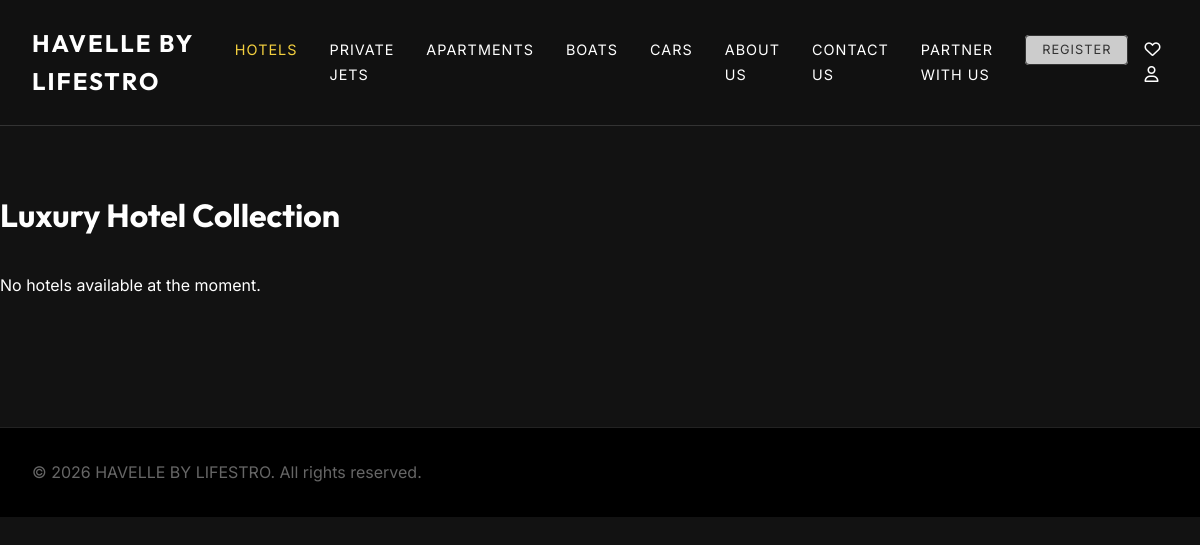
Page /hotels/ on the earlier database version.
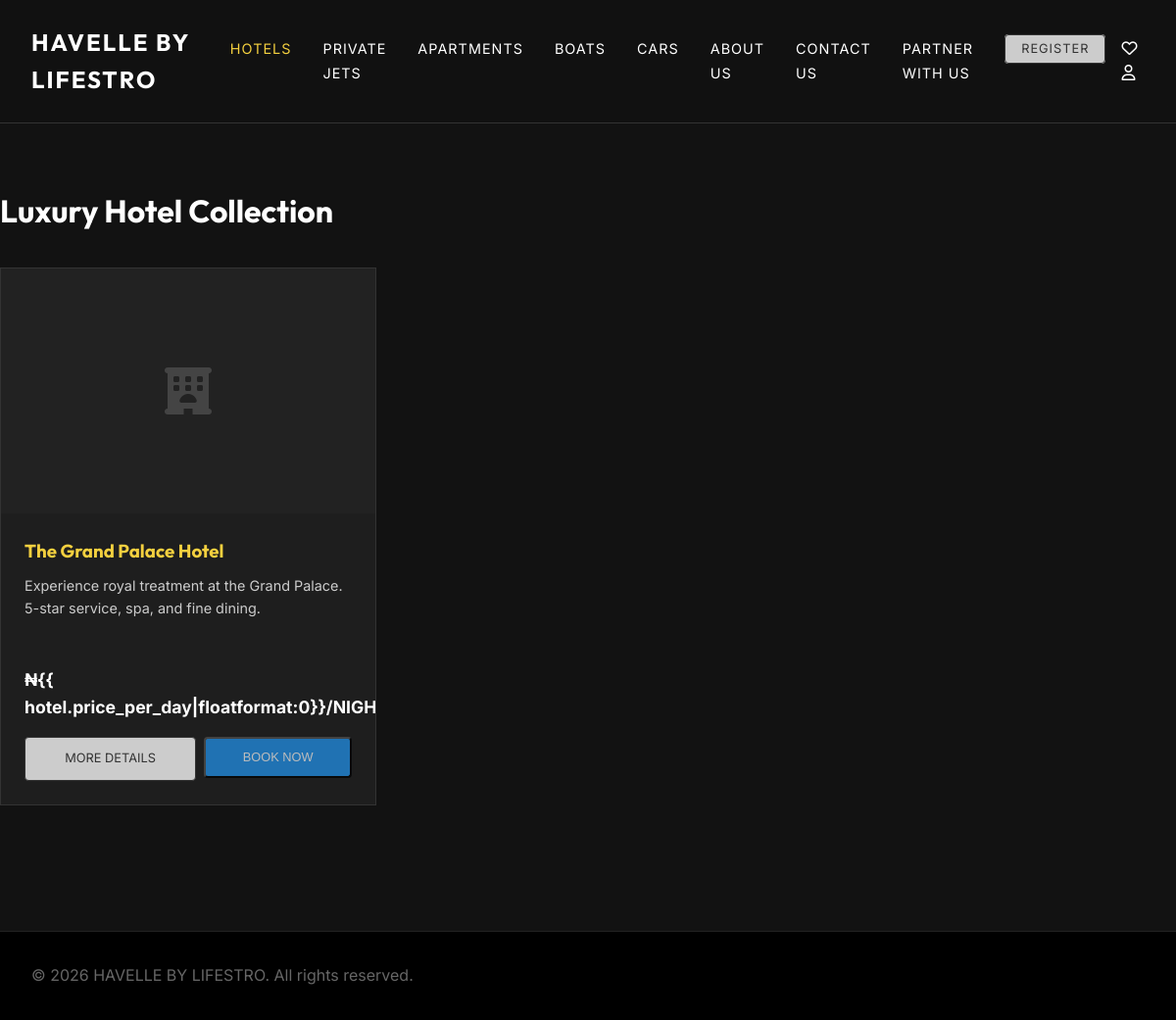
Same page on the later database version.
### landing/models.py (models this page shows, shortened)
class RentalItem(models.Model):
    category = models.ForeignKey(Category, on_delete=models.CASCADE, related_name='items')
    name = models.CharField(max_length=200)
    description = models.TextField()
    price_per_day = models.DecimalField(max_digits=10, decimal_places=2)
    rating = models.DecimalField(max_digits=3, decimal_places=1, default=5.0)
    image = models.ImageField(upload_to='rentals/')
    video_url = models.URLField(blank=True, null=True, help_text="Link to YouTube or Vimeo video")
    is_featured = models.BooleanField(default=False)

### landing/views.py (the view)
# urls.py: path('hotels/', views.hotel_list, name='hotel_list'),
def hotel_list(request):
    hotels = RentalItem.objects.filter(category__slug='hotels')
    return render(request, 'landing/hotel_list.html', {'hotels': hotels})

### landing/templates/landing/hotel_list.html (shortened to what the changed rows need)
{% load static %}
<!DOCTYPE html>
<html lang="en">
<head>
    <link rel="stylesheet" href="{% static 'landing/css/style.css' %}">
    <link rel="stylesheet" href="https://cdnjs.cloudflare.com/ajax/libs/font-awesome/6.0.0/css/all.min.css">
</head>
<body>
    <main class="container" style="padding: 4rem 0;">
        <h1 style="color: white; margin-bottom: 2rem;">Luxury Hotel Collection</h1>
        <div class="items-grid">
            {% for hotel in hotels %}
            <div class="item-card">
                {% if hotel.image %}
                <div class="item-img"
                    style="background-image: url('{{ hotel.image.url }}'); height: 250px; background-size: cover; background-position: center;">
                </div>
                {% else %}
                <div
                    style="height: 250px; background: #222; display: flex; align-items: center; justify-content: center; color: #444;">
                    <i class="fas fa-hotel fa-3x"></i>
                </div>
                {% endif %}
                <div class="item-details" style="padding: 1.5rem;">
                    <h3 style="color: var(--accent-gold); margin-bottom: 0.5rem;">{{ hotel.name }}</h3>
                    <p style="color: #ccc; font-size: 0.9rem; margin-bottom: 1.5rem;">
                        {{hotel.description|truncatewords:20 }}</p>
                </div>
                <div class="item-info"
                    style="padding: 0 1.5rem 1rem; display: flex; justify-content: space-between; align-items: center;">
                    <span class="price" style="color: white; font-weight: 700;">₦{{
                        hotel.price_per_day|floatformat:0}}/NIGHT</span>
                </div>
                <div class="item-actions" style="padding: 0 1.5rem 1.5rem; display: flex; gap: 0.5rem;">
                    <a href="{% url 'item_detail' hotel.id %}" class="btn-outline"
                        style="flex: 1; text-align: center; font-size: 0.8rem; padding: 0.7rem; border-radius: 4px;">MORE
                        DETAILS</a>
                    <form method="POST" action="{% url 'book_item' hotel.id %}" style="flex: 1;">
                        {% if user.is_authenticated %}
                        <button type="submit" class="btn-fill"
                            style="width: 100%; border-radius: 4px; padding: 0.7rem; font-size: 0.8rem;">
                            BOOK NOW
                        </button>
                        {% else %}
                        <button type="button" class="btn-fill"
                            onclick="alert('You must be logged in to book an item.');"
                            style="width: 100%; border-radius: 4px; padding: 0.7rem; font-size: 0.8rem; opacity: 0.7;">
                            BOOK NOW
                        </button>
                        {% endif %}
                    </form>
                </div>
            </div>
            {% empty %}
            <p style="color: white;">No hotels available at the moment.</p>
            {% endfor %}
        </div>
    </main>
</body>
</html>

Differences in the rows shown:
added RentalItem: name "The Grand Palace Hotel", description "Experience royal treatment at the Grand Palace. 5-star service, spa, and fine dining."
Other differences:
text no longer shown: "No hotels available at the moment."
